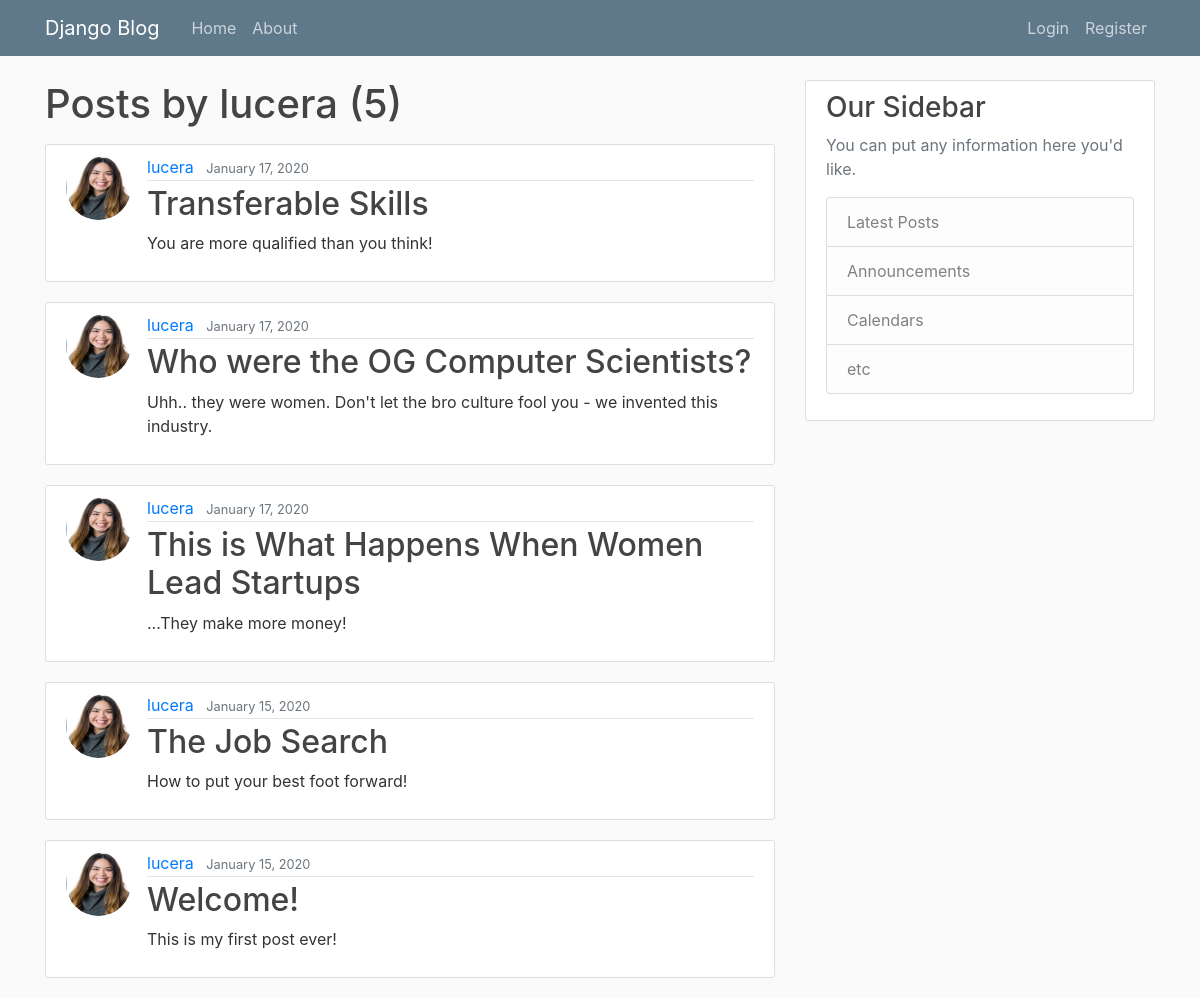
/user/lucera, run on the app's committed database.
### blog/models.py (models this page shows, shortened)
class Post(models.Model):
    title = models.CharField(max_length=100)
    content = models.TextField()
    date_posted = models.DateTimeField(default=timezone.now)
    author = models.ForeignKey(User, on_delete=models.CASCADE)

### users/models.py (models this page shows)
class Profile(models.Model):
    user = models.OneToOneField(User, on_delete=models.CASCADE)
    image = models.ImageField(default='default.jpg', upload_to='profile_pics')

### blog/views.py (the view)
# urls.py: path('user/<str:username>', UserPostListView.as_view(), name='user-posts'),
class UserPostListView(ListView):
    model = Post
    template_name = 'blog/user_posts.html'  # <app>/<model>_<viewtype>.html
    context_object_name = 'posts'
    paginate_by = 5
    def get_queryset(self):
        user = get_object_or_404(User, username=self.kwargs.get('username'))
        return Post.objects.filter(author=user).order_by('-date_posted')

### blog/templates/blog/user_posts.html (shortened to what this page needs)
{% extends "blog/base.html" %}
{% block content %}
    <h1 class="mb-3">Posts by {{ view.kwargs.username }} ({{ page_obj.paginator.count }})</h1>
    {% for post in posts %}
        <article class="media content-section">
            <img class="rounded-circle article-img" src="{{ post.author.profile.image.url }}">
  <div class="media-body">
    <div class="article-metadata">
      <a class="mr-2" href="{% url 'user-posts' post.author.username %}">{{ post.author }}</a>
      <small class="text-muted">{{ post.date_posted | date:"F d, Y" }}</small>
    </div>
    <h2><a class="article-title" href="{% url 'post-detail' post.id %}">{{ post.title }}</a></h2>
    <p class="article-content">{{ post.content }}</p>
  </div>
</article>
    {% endfor %}
{% endblock %}

### blog/static/blog/main.css (style rules this page uses)
body { background: #fafafa; color: #333333; margin-top: 5rem; }
h1, h2, h3, h4, h5, h6 { color: #444444; }
.content-section { background: #ffffff; padding: 10px 20px; border: 1px solid #dddddd; border-radius: 3px; margin-bottom: 20px; }
.article-title { color: #444444; }
.article-content { white-space: pre-line; }
.article-img { height: 65px; width: 65px; margin-right: 16px; }
.article-metadata { padding-bottom: 1px; margin-bottom: 4px; border-bottom: 1px solid #e3e3e3 }

### data on the page
Post: author.profile.image (picture), author "lucera", date_posted "January 17, 2020", title "Transferable Skills", content "You are more qualified than you think!"
Post: author.profile.image (picture), author "lucera", date_posted "January 17, 2020", title "Who were the OG Computer Scientists?", content "Uhh.. they were women. Don't let the bro culture fool you - we invented this industry."
Post: author.profile.image (picture), author "lucera", date_posted "January 17, 2020", title "This is What Happens When Women Lead Startups", content "...They make more money!"
Post: author.profile.image (picture), author "lucera", date_posted "January 15, 2020", title "The Job Search", content "How to put your best foot forward!"
Post: author.profile.image (picture), author "lucera", date_posted "January 15, 2020", title "Welcome!", content "This is my first post ever!"

### other printed values
{{ view.kwargs.username }} "lucera"
{{ page_obj.paginator.count }} "5"
